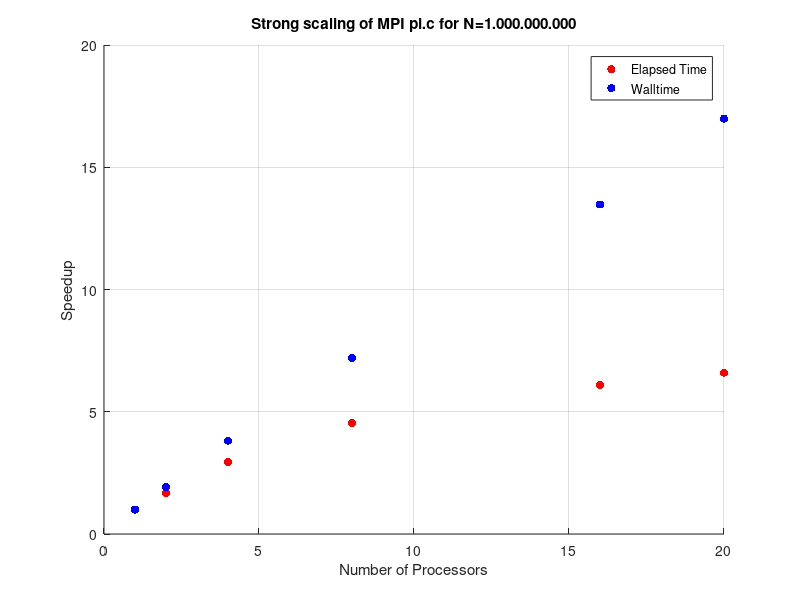

The MATLAB source for this figure:
%10000000 di iterazioni
serial_time_n_1=0.19;
elapsed_time_n1=[0.19, 1.62, 1.59, 1.68, 1.85, 1.88];
walltimes_n1=[0.19, 0.1, 0.05, 0.028, 0.015, 0.011];
num_procs=[1, 2, 4, 8, 16, 20];
walltime_speedup_n1=serial_time_n_1./walltimes_n1;
elapsed_speedup_n1=serial_time_n_1./elapsed_time_n1;
%scatter(num_procs, elapsed_time_n1, 'r', 'filled')
hold on
%scatter(num_procs, walltimes_n1, 'b', 'filled')


%100000000 di iterazioni
serial_time_n_2=1.95;
elapsed_time_n2=[1.95, 2.54, 2.03, 1.89, 1.89, 1.97];
walltimes_n2=[1.95, 1.02, 0.51, 0.27, 0.14, 0.12];
walltime_speedup_n2=serial_time_n_2./walltimes_n2;
elapsed_speedup_n2=serial_time_n_2./elapsed_time_n2;
%scatter(num_procs, elapsed_time_n2, 'r', 'filled')
hold on
%scatter(num_procs, walltimes_n2, 'b', 'filled')


%10000000 di iterazioni
serial_time_n_3=19.54;
elapsed_time_n3=[19.54, 11.74, 6.66, 4.31, 3.20, 2.96];
walltimes_n3=[19.54, 10.2, 5.12, 2.71, 1.45, 1.15];
walltime_speedup_n3=serial_time_n_3./walltimes_n3;
elapsed_speedup_n3=serial_time_n_3./elapsed_time_n3;
scatter(num_procs, elapsed_speedup_n3, 'r', 'filled')
hold on
scatter(num_procs, walltime_speedup_n3, 'b', 'filled')



grid on
title('Strong scaling of MPI pi.c for N=1.000.000.000')
xlabel('Number of Processors')
ylabel('Speedup')
legend({'Elapsed Time', 'Walltime'}, 'Location','northeast')